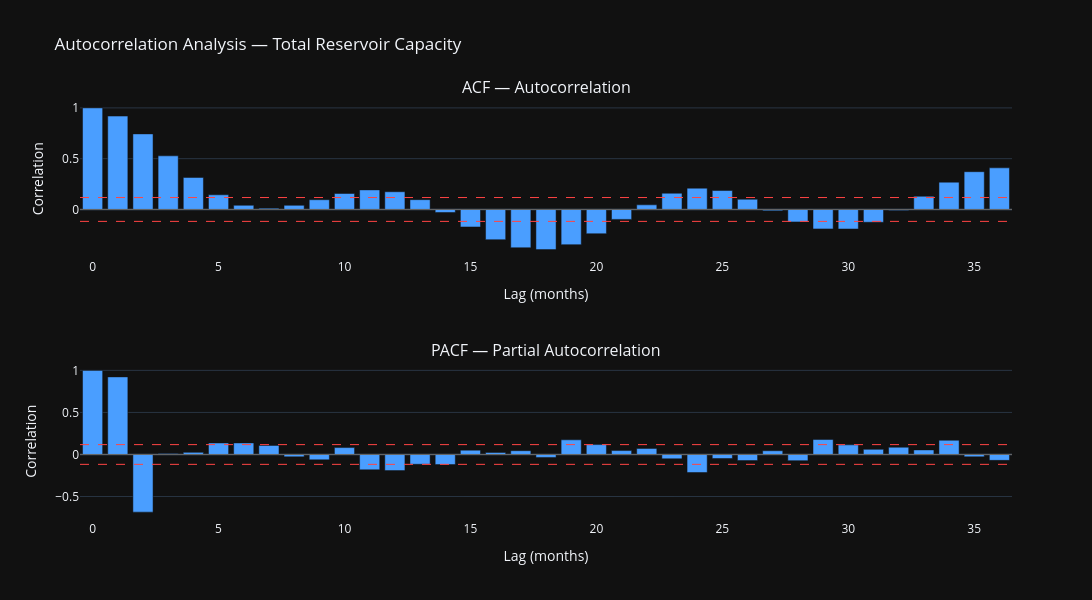

Source (notebook cell):
### Markdown cell above
## **7. ACF / PACF — Model Order Selection**

**ACF** — slow decay in lags 1–5, significant spikes at lags 15–20 and 33–36.
Pattern consistent with an AR process with seasonal component.

**PACF** — dominant lag 1 (0.92), significant negative lag 2 (-0.58), 
then near-zero until lag 12.

**Implied SARIMAX order: (2,0,1)(1,1,1,12)**
- `p=2` — PACF cuts off after lag 2
- `d=0` — series is stationary
- `q=1` — ACF decays gradually
- `P=1, D=1, Q=1, s=12` — annual seasonal cycle

### Code cell
n_lags = 36  # 3 years

acf_values  = acf(df_pivot["total_hm3"].dropna(),  nlags=n_lags)
pacf_values = pacf(df_pivot["total_hm3"].dropna(), nlags=n_lags)

conf_interval = 1.96 / np.sqrt(len(df_pivot))

fig = make_subplots(rows=2, cols=1, subplot_titles=("ACF — Autocorrelation", "PACF — Partial Autocorrelation"))

# ACF
fig.add_trace(go.Bar(
    x=list(range(n_lags + 1)),
    y=acf_values,
    marker_color="#4a9eff",
    name="ACF",
), row=1, col=1)

# PACF
fig.add_trace(go.Bar(
    x=list(range(n_lags + 1)),
    y=pacf_values,
    marker_color="#4a9eff",
    name="PACF",
    showlegend=False,
), row=2, col=1)

# Confidence intervals
for row in [1, 2]:
    fig.add_hline(y= conf_interval, line=dict(color="#ff4444", dash="dash", width=1), row=row, col=1)
    fig.add_hline(y=-conf_interval, line=dict(color="#ff4444", dash="dash", width=1), row=row, col=1)
    fig.add_hline(y=0,              line=dict(color="#666",    dash="solid", width=1), row=row, col=1)

fig.update_layout(
    template="plotly_dark",
    height=600,
    title="Autocorrelation Analysis — Total Reservoir Capacity",
    showlegend=False,
    width=1200,
)
fig.update_xaxes(title_text="Lag (months)")
fig.update_yaxes(title_text="Correlation")

fig.show()

# Key lags
sig_acf  = [i for i, v in enumerate(acf_values[1:], 1)  if abs(v) > conf_interval]
sig_pacf = [i for i, v in enumerate(pacf_values[1:], 1) if abs(v) > conf_interval]
print(f"Significant ACF lags  : {sig_acf}")
print(f"Significant PACF lags : {sig_pacf}")
print()
print(f"ACF  at lag 12 : {acf_values[12]:.4f}  ← seasonal signal")
print(f"ACF  at lag 24 : {acf_values[24]:.4f}  ← 2-year cycle")
print(f"PACF at lag  1 : {pacf_values[1]:.4f}  ← AR(1) component")
print(f"PACF at lag 12 : {pacf_values[12]:.4f}  ← SAR(1) component")

### Figure 1 — Plotly figure (JSON) as saved in the notebook; plotly's stock layout.template omitted (floating-point values rounded to 4 significant figures)
{"data": [{"marker": {"color": "#4a9eff"}, "name": "ACF", "type": "bar", "x": [0, 1, 2, 3, 4, 5, 6, 7, 8, 9, 10, 11, 12, 13, 14, 15, 16, 17, 18, 19, 20, 21, 22, 23, 24, 25, 26, 27, 28, 29, 30, 31, 32, 33, 34, 35, 36], "xaxis": "x", "y": [1.0, 0.9193, 0.7439, 0.5279, 0.3151, 0.1442, 0.0408, 0.0121, 0.04056, 0.09576, 0.1573, 0.1927, 0.1742, 0.09636, -0.02984, -0.1723, -0.2975, -0.3766, -0.3954, -0.3464, -0.2387, -0.09791, 0.04559, 0.1597, 0.2097, 0.1863, 0.1006, -0.01294, -0.1227, -0.1914, -0.1923, -0.126, -0.01026, 0.1298, 0.2687, 0.3718, 0.4097], "yaxis": "y"}, {"marker": {"color": "#4a9eff"}, "name": "PACF", "showlegend": false, "type": "bar", "x": [0, 1, 2, 3, 4, 5, 6, 7, 8, 9, 10, 11, 12, 13, 14, 15, 16, 17, 18, 19, 20, 21, 22, 23, 24, 25, 26, 27, 28, 29, 30, 31, 32, 33, 34, 35, 36], "xaxis": "x2", "y": [1.0, 0.9226, -0.6854, 0.01128, 0.02525, 0.1371, 0.1375, 0.1074, -0.02819, -0.06347, 0.08212, -0.1826, -0.1919, -0.1164, -0.1205, 0.05167, 0.02462, 0.04505, -0.03513, 0.1743, 0.1174, 0.04649, 0.07231, -0.05137, -0.2144, -0.04829, -0.07241, 0.04427, -0.07318, 0.1776, 0.1145, 0.06094, 0.08633, 0.05439, 0.1693, -0.02797, -0.06976], "yaxis": "y2"}], "layout": {"annotations": [{"font": {"size": 16}, "showarrow": false, "text": "ACF — Autocorrelation", "x": 0.5, "xanchor": "center", "xref": "paper", "y": 1, "yanchor": "bottom", "yref": "paper"}, {"font": {"size": 16}, "showarrow": false, "text": "PACF — Partial Autocorrelation", "x": 0.5, "xanchor": "center", "xref": "paper", "y": 0.375, "yanchor": "bottom", "yref": "paper"}], "height": 600, "shapes": [{"line": {"color": "#ff4444", "dash": "dash", "width": 1}, "type": "line", "x0": 0, "x1": 1, "xref": "x domain", "y0": 0.1173, "y1": 0.1173, "yref": "y"}, {"line": {"color": "#ff4444", "dash": "dash", "width": 1}, "type": "line", "x0": 0, "x1": 1, "xref": "x domain", "y0": -0.1173, "y1": -0.1173, "yref": "y"}, {"line": {"color": "#666", "dash": "solid", "width": 1}, "type": "line", "x0": 0, "x1": 1, "xref": "x domain", "y0": 0, "y1": 0, "yref": "y"}, {"line": {"color": "#ff4444", "dash": "dash", "width": 1}, "type": "line", "x0": 0, "x1": 1, "xref": "x2 domain", "y0": 0.1173, "y1": 0.1173, "yref": "y2"}, {"line": {"color": "#ff4444", "dash": "dash", "width": 1}, "type": "line", "x0": 0, "x1": 1, "xref": "x2 domain", "y0": -0.1173, "y1": -0.1173, "yref": "y2"}, {"line": {"color": "#666", "dash": "solid", "width": 1}, "type": "line", "x0": 0, "x1": 1, "xref": "x2 domain", "y0": 0, "y1": 0, "yref": "y2"}], "showlegend": false, "title": {"text": "Autocorrelation Analysis — Total Reservoir Capacity"}, "width": 1200, "xaxis": {"anchor": "y", "domain": [0, 1], "title": {"text": "Lag (months)"}}, "xaxis2": {"anchor": "y2", "domain": [0, 1], "title": {"text": "Lag (months)"}}, "yaxis": {"anchor": "x", "domain": [0.625, 1], "title": {"text": "Correlation"}}, "yaxis2": {"anchor": "x2", "domain": [0, 0.375], "title": {"text": "Correlation"}}}}
